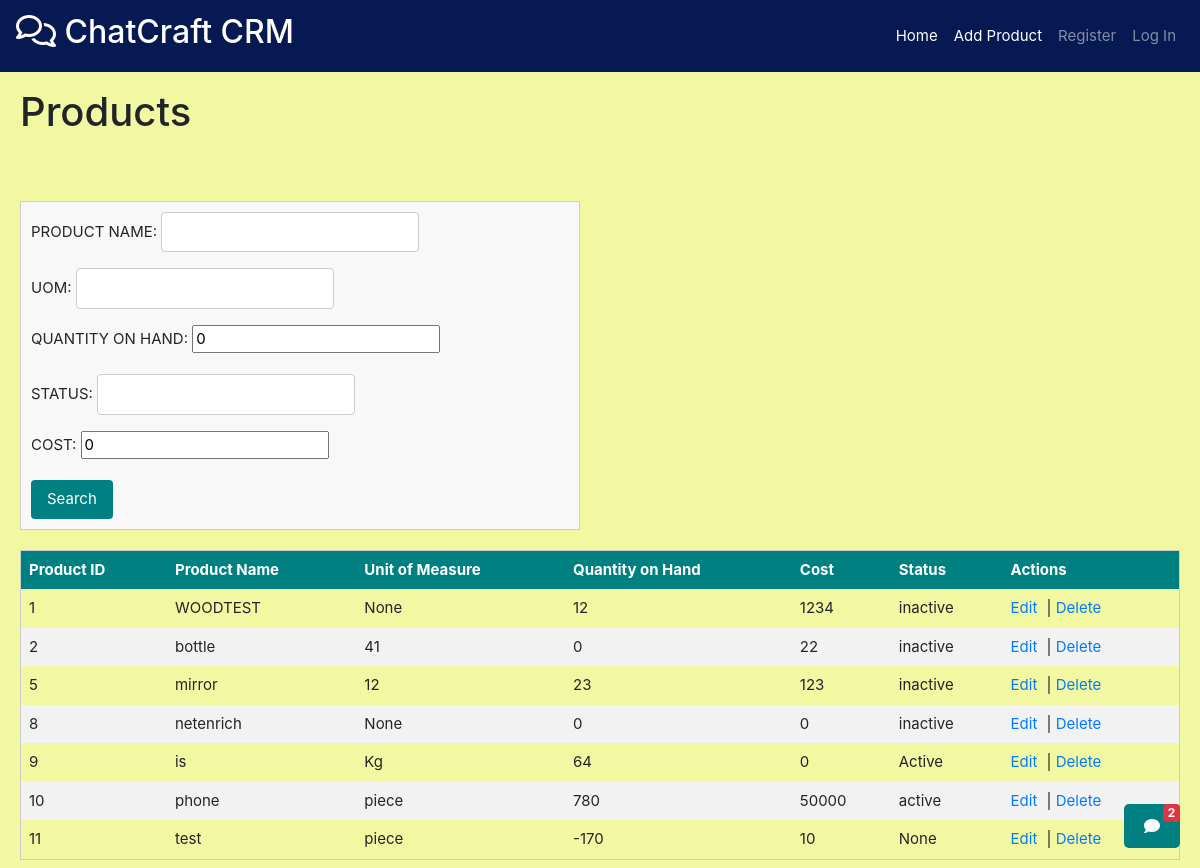
/products/get/, run on the app's committed database.
### products/models.py (models this page shows, shortened)
class Product(models.Model):
    PRODUCT_ID=models.AutoField(primary_key=True)
    PRODUCT_NAME = models.CharField(max_length=35,unique = True)
    UOM=models.CharField(max_length=35,null=True,blank=True)
    COST = models.IntegerField(default=0,null=True,blank=True)
    QUANTITY_ON_HAND=models.IntegerField(default = 0,null=True,blank=True)
    STATUS = models.CharField(max_length=35,null = True,blank=True)

### products/views.py (the view)
# urls.py: path('get/', views.getProduct),
def getProduct(request : HttpRequest):
    data = request.GET
    products = Product.objects.all()
    filter_fields = ["PRODUCT_NAME", "UOM", "QUANTITY_ON_HAND", "STATUS", "COST"]
    for field in filter_fields:
        param_value = data.get(field)
        if param_value:
            products = products.filter(**{field: param_value})
    product_list = []
    for product in products:
        product_details = {
            'PRODUCT_ID': product.PRODUCT_ID,
            'PRODUCT_NAME': product.PRODUCT_NAME,
            'UOM': product.UOM,
            'COST': product.COST,
            'QUANTITY_ON_HAND': product.QUANTITY_ON_HAND,
            'STATUS': product.STATUS,
        }
        product_list.append(product_details)
    product_data = json.dumps(product_list, indent=4)
    return render(request, 'Products/display_products.html', {'products':products, 'form':ProductForm()})

### products/forms.py (shortened to what this page needs)
class ProductForm(forms.ModelForm):
    class Meta:
        model = Product
        fields = ["PRODUCT_NAME", "UOM", "QUANTITY_ON_HAND", "STATUS", "COST"]  # List the fields you want to edit

### products/templates/Products/display_products.html (shortened to what this page needs)
{% extends 'base.html' %}
{% block extra_nav %}
<li class="nav-item">
    <a class="nav-link" href="/products/add/" style="color: white;">Add Product</a>
</li>
{% endblock %}
{% block content %}
<h1 class="page-title">Products</h1>
<br><br>
<form method="get" novalidate style="width: 560px;">
    {{ form.as_p }}
    <button type="submit">Search</button>
</form>
<table class="custom-table">
    <thead>
        <tr class="table-header">
            <th>Product ID</th>
            <th>Product Name</th>
            <th>Unit of Measure</th>
            <th>Quantity on Hand</th>
            <th>Cost</th>
            <th>Status</th>
            <th>Actions</th>
        </tr>
    </thead>
    <tbody>
        {% for product in products %}
        <tr>
            <td>{{ product.PRODUCT_ID }}</td>
            <td>{{ product.PRODUCT_NAME }}</td>
            <td>{{ product.UOM }}</td>
            <td>{{ product.QUANTITY_ON_HAND }}</td>
            <td>{{ product.COST }}</td>
            <td>{{ product.STATUS }}</td>
            <td>
                <a href="/products/edit/{{ product.PRODUCT_ID }}/" class="action-link">Edit</a> |
                <a href="/products/delete/{{ product.PRODUCT_ID }}/" class="action-link">Delete</a>
            </td>
        </tr>
        {% endfor %}
    </tbody>
</table>
{% endblock %}

### data on the page
Product: PRODUCT_ID "1", PRODUCT_NAME "WOODTEST", UOM "None", QUANTITY_ON_HAND "12", COST "1234", STATUS "inactive"
Product: PRODUCT_ID "2", PRODUCT_NAME "bottle", UOM "41", QUANTITY_ON_HAND "0", COST "22", STATUS "inactive"
Product: PRODUCT_ID "5", PRODUCT_NAME "mirror", UOM "12", QUANTITY_ON_HAND "23", COST "123", STATUS "inactive"
Product: PRODUCT_ID "8", PRODUCT_NAME "netenrich", UOM "None", QUANTITY_ON_HAND "0", COST "0", STATUS "inactive"
Product: PRODUCT_ID "9", PRODUCT_NAME "is", UOM "Kg", QUANTITY_ON_HAND "64", COST "0", STATUS "Active"
Product: PRODUCT_ID "10", PRODUCT_NAME "phone", UOM "piece", QUANTITY_ON_HAND "780", COST "50000", STATUS "active"
Product: PRODUCT_ID "11", PRODUCT_NAME "test", UOM "piece", QUANTITY_ON_HAND "-170", COST "10", STATUS "None"
